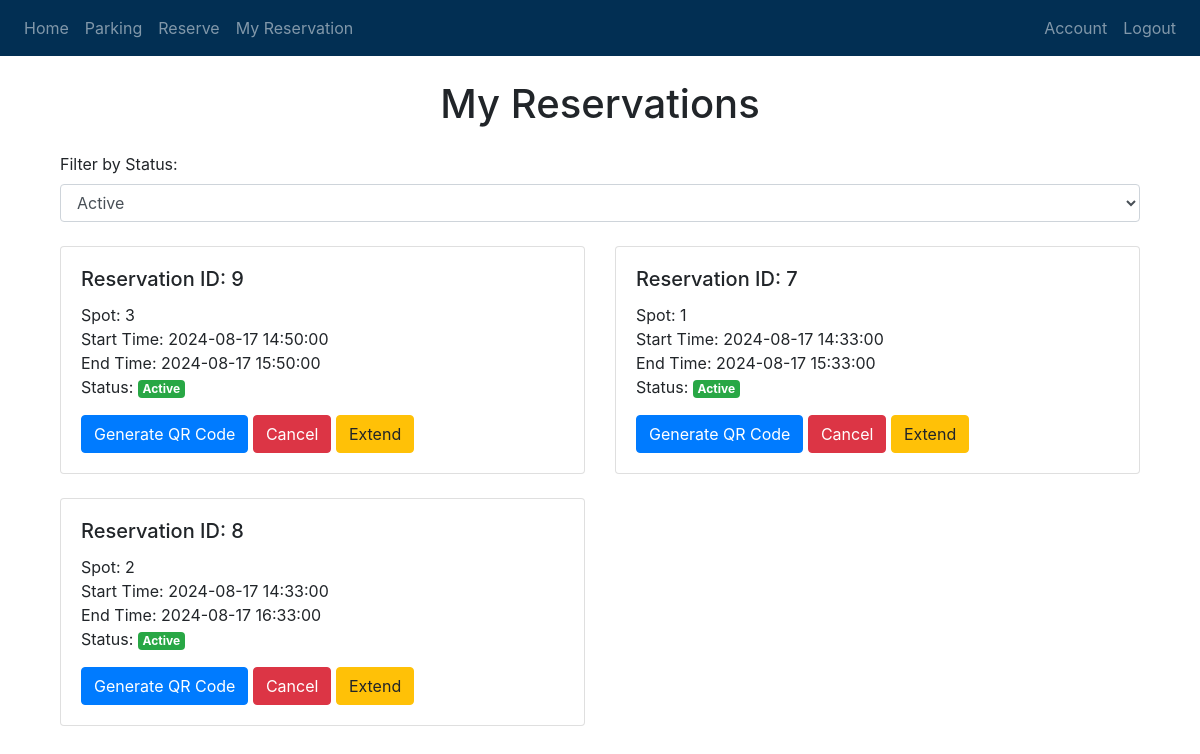
/my_reservations (signed in), run on an earlier commit of the app's database.
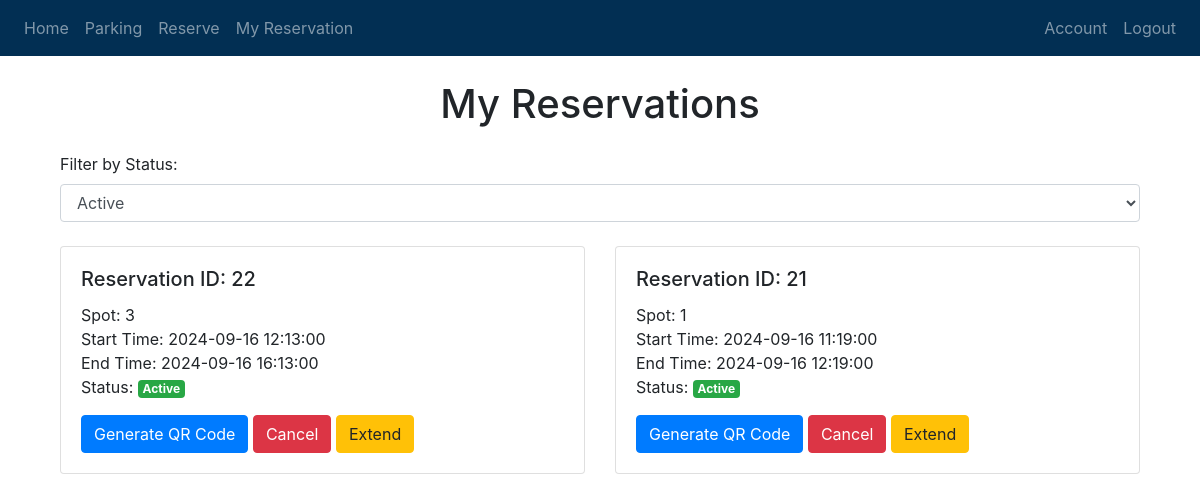
And on a later commit of the database.
### website/models.py (models this page shows, shortened)
class Reservation(db.Model):
    __tablename__ = 'reservation'
    id = db.Column(db.Integer, primary_key=True)
    user_id = db.Column(db.Integer, db.ForeignKey('user.id'), nullable=False)
    spot_id = db.Column(db.Integer, db.ForeignKey('parking.id'), nullable=False)
    start_time = db.Column(db.DateTime, default=func.now())
    end_time = db.Column(db.DateTime)
    isActive = db.Column(db.Integer, nullable=False)
    user = db.relationship('User', back_populates='reservations')
    parking_spot = db.relationship('Parking', back_populates='reservations')

### website/views.py (the view)
@views.route('/my_reservations', methods=['GET'])
@login_required
def my_reservations():
    reservations = Reservation.query.filter_by(user_id=current_user.id).order_by(Reservation.start_time.desc()).all()
    return render_template("MyReservation.html", user=current_user, reservations=reservations)

### website/__init__.py (called while the page is built)
def create_app():
    app = Flask(__name__)
    app.config['SECRET_KEY'] = 'Very Secret'
    app.config['SQLALCHEMY_DATABASE_URI'] = f'sqlite:///{DB_NAME}'
    db.init_app(app)
    from .views import views
    app.register_blueprint(views, url_prefix='/')
    login_manager = LoginManager()
    login_manager.login_view = 'views.login'
    login_manager.init_app(app)
    @login_manager.user_loader
    def load_user(id):
        return User.query.get(int(id))
    with app.app_context():
        create_database()
    initialize_serial()
    start_background_thread(app)
    return app

### website/templates/MyReservation.html (shortened to what this page needs)
{% extends "base.html" %}
{% block content %}
<div class="container mt-4">
    <h1 class="text-center mb-4">My Reservations</h1>
    <div class="mb-4">
        <label for="statusFilter">Filter by Status:</label>
        <select id="statusFilter" class="form-control" onchange="filterReservations()">
            <option value="active" {% if request.args.get('status') == 'active' or not request.args.get('status') %}selected{% endif %}>Active</option>
        </select>
    </div>
    <div class="row" id="reservationsContainer">
        {% for reservation in reservations %}
        <div class="col-md-6 mb-4 reservation-card" data-status="{{ reservation.isActive }}">
            <div class="card">
                <div class="card-body">
                    <h5 class="card-title">Reservation ID: {{ reservation.id }}</h5>
                    <p class="card-text">
                        Spot: {{ reservation.spot_id }}<br>
                        Start Time: {{ reservation.start_time }}<br>
                        End Time: {{ reservation.end_time }}<br>
                        Status:
                        {% if reservation.isActive == 1 %}
                        <span class="badge badge-success">Active</span>
                        {% else %}
                        <span class="badge badge-secondary">Inactive</span>
                        {% endif %}
                    </p>
                    {% if reservation.isActive == 1 %}
                    <button class="btn btn-primary" onclick="showQRCode('{{ reservation.id }}')">Generate QR Code</button>
                    <form action="{{ url_for('views.cancel_reservation', reservation_id=reservation.id) }}" method="POST" style="display: inline;">
                      <button type="submit" class="btn btn-danger">Cancel</button>
                    </form>
                    <button class="btn btn-warning" onclick="openExtendModal('{{ reservation.id }}')">Extend</button>
                    {% endif %}
                </div>
            </div>
        </div>
        {% endfor %}
    </div>
</div>
{% endblock %}

What changed in the data, as far as the page shows it:
no longer on this page (row edited): Reservation: id "9", spot_id "3", start_time "2024-08-17 14:50:00", end_time "2024-08-17 15:50:00", isActive "Active"
no longer on this page (row edited): Reservation: id "7", spot_id "1", start_time "2024-08-17 14:33:00", end_time "2024-08-17 15:33:00", isActive "Active"
no longer on this page (row edited): Reservation: id "8", spot_id "2", start_time "2024-08-17 14:33:00", end_time "2024-08-17 16:33:00", isActive "Active"
added Reservation: id "22", spot_id "3", start_time "2024-09-16 12:13:00", end_time "2024-09-16 16:13:00", isActive "Active"
added Reservation: id "21", spot_id "1", start_time "2024-09-16 11:19:00", end_time "2024-09-16 12:19:00", isActive "Active"
